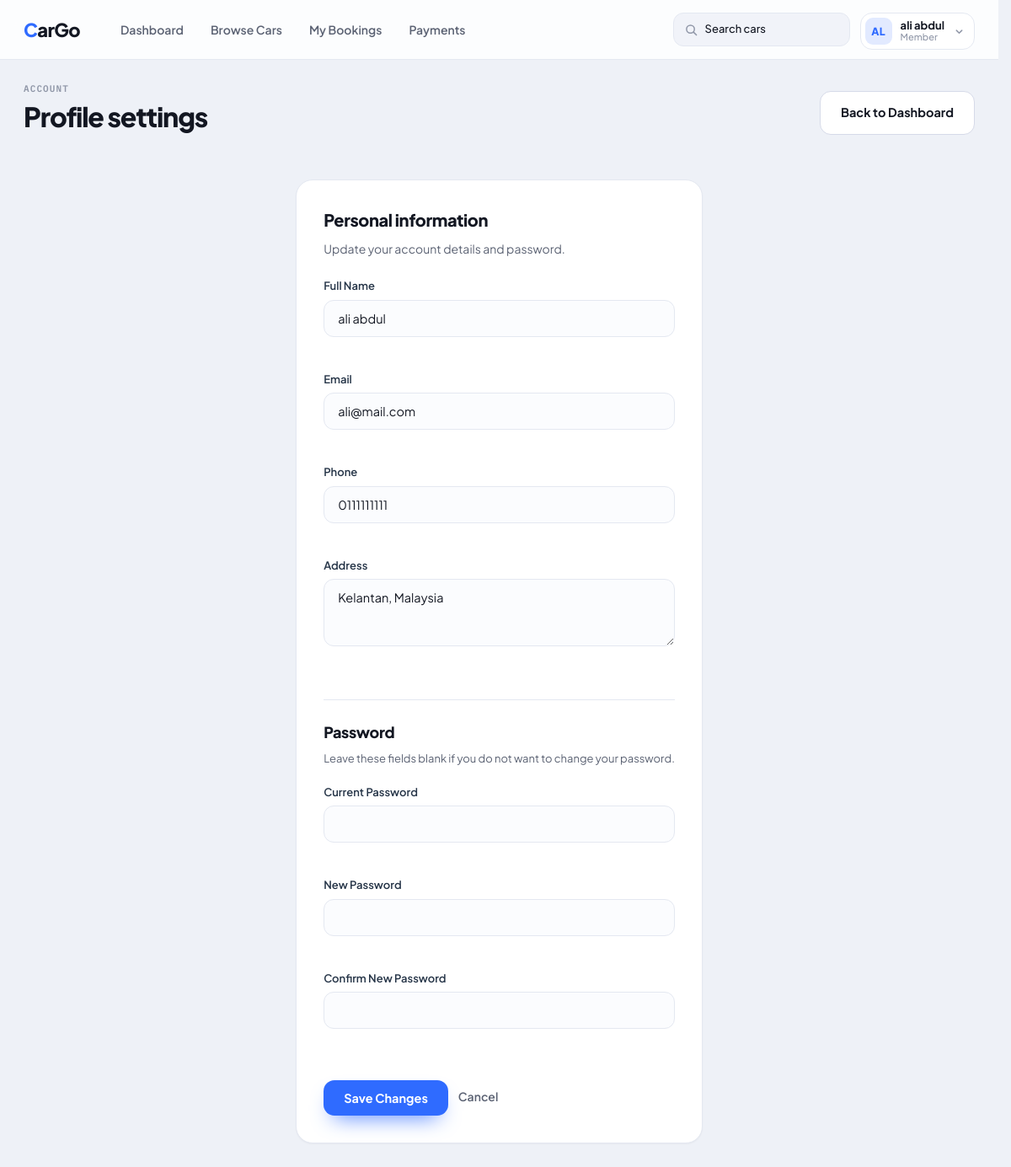
Screenshot of /customer/profile.php (signed in) with the database file from the repository.
### tables this page shows
CREATE TABLE IF NOT EXISTS `customers` (
  `id` int(11) NOT NULL AUTO_INCREMENT,
  `name` varchar(100) NOT NULL,
  `email` varchar(150) NOT NULL,
  `password` varchar(255) NOT NULL,
  `phone` varchar(30) DEFAULT NULL,
  `address` varchar(255) DEFAULT NULL,
  `status` enum('active','inactive','blocked') NOT NULL DEFAULT 'active',
  `created_at` datetime DEFAULT current_timestamp(),
  PRIMARY KEY (`id`),
  UNIQUE KEY `email` (`email`),
  KEY `idx_customers_status` (`status`)
);

### customer/profile.php (the view, shortened to what this page needs)
<?php
function h($value): string
{
    return htmlspecialchars((string) $value, ENT_QUOTES, 'UTF-8');
}
function loadCustomerProfile(mysqli $conn, int $customerId): ?array
{
    $stmt = $conn->prepare(
        'SELECT id, name, email, phone, address, password
         FROM customers
         WHERE id = ?
         LIMIT 1'
    );
    $stmt->bind_param('i', $customerId);
    $stmt->execute();
    $customer = $stmt->get_result()->fetch_assoc();
    return $customer ?: null;
}
$customerId = (int) ($_SESSION['customer_id'] ?? 0);
$name = '';
$email = '';
$phone = '';
$address = '';
try {
    $conn = getDbConnection();
    $customer = loadCustomerProfile($conn, $customerId);
    $name = (string) $customer['name'];
    $email = (string) $customer['email'];
    $phone = (string) ($customer['phone'] ?? '');
    $address = (string) ($customer['address'] ?? '');
} catch (InvalidArgumentException $e) {
    $error = $e->getMessage();
} catch (mysqli_sql_exception $e) {
    $error = 'Could not update your profile. Please check the database connection.';
}
?>
<?php
include '../includes/layout_top.php';
include 'header.php';
?>
<main class="dc-main">
    <header class="dc-h2-title" style="margin-bottom: 24px; display:flex; justify-content:space-between; align-items:center;">
        <div>
            <div class="dc-mono-subtitle small" style="margin-bottom:8px">Account</div>
            <h1 class="dc-h1" style="font-size:32px;">Profile settings</h1>
        </div>
        <a class="dc-btn-secondary" href="dashboard.php" style="background:#fff;">Back to Dashboard</a>
    </header>
    <div class="dc-card padded" style="max-width: 600px; margin: 0 auto;">
        <h2 class="dc-h2" style="font-size:20px; margin-bottom:8px;">Personal information</h2>
        <p class="dc-p" style="margin-bottom:24px; font-size:14px;">Update your account details and password.</p>
        <form method="post" action="profile.php">
            <div style="display:flex; flex-direction:column; gap:16px;">
                <label style="display:block;">
                    <span style="display:block; margin-bottom:6px; font-size:13px; font-weight:600;">Full Name</span>
                    <input type="text" id="name" name="name" value="<?php echo h($name); ?>" maxlength="100" autocomplete="name" required class="dc-input" style="width:100%;">
                </label>
                <label style="display:block;">
                    <span style="display:block; margin-bottom:6px; font-size:13px; font-weight:600;">Email</span>
                    <input type="email" id="email" name="email" value="<?php echo h($email); ?>" maxlength="150" autocomplete="email" required class="dc-input" style="width:100%;">
                </label>
                <label style="display:block;">
                    <span style="display:block; margin-bottom:6px; font-size:13px; font-weight:600;">Phone</span>
                    <input type="tel" id="phone" name="phone" value="<?php echo h($phone); ?>" maxlength="30" autocomplete="tel" class="dc-input" style="width:100%;">
                </label>
                <label style="display:block;">
                    <span style="display:block; margin-bottom:6px; font-size:13px; font-weight:600;">Address</span>
                    <textarea id="address" name="address" rows="3" maxlength="255" class="dc-input" style="width:100%; min-height:80px; resize:vertical;"><?php echo h($address); ?></textarea>
                </label>
            </div>
            <div style="margin-top:32px; padding-top:24px; border-top:1px solid #e4e8f1;">
                <h3 class="dc-h2" style="font-size:18px; margin-bottom:8px;">Password</h3>
                <p class="dc-p" style="margin-bottom:20px; font-size:13px;">Leave these fields blank if you do not want to change your password.</p>
                <div style="display:flex; flex-direction:column; gap:16px;">
                    <label style="display:block;">
                        <span style="display:block; margin-bottom:6px; font-size:13px; font-weight:600;">Current Password</span>
                        <input type="password" id="current_password" name="current_password" autocomplete="current-password" class="dc-input" style="width:100%;">
                    </label>
                    <label style="display:block;">
                        <span style="display:block; margin-bottom:6px; font-size:13px; font-weight:600;">New Password</span>
                        <input type="password" id="new_password" name="new_password" autocomplete="new-password" class="dc-input" style="width:100%;">
                    </label>
                    <label style="display:block;">
                        <span style="display:block; margin-bottom:6px; font-size:13px; font-weight:600;">Confirm New Password</span>
                        <input type="password" id="confirm_password" name="confirm_password" autocomplete="new-password" class="dc-input" style="width:100%;">
                    </label>
                </div>
            </div>
            <div style="margin-top:32px; display:flex; gap:12px; align-items:center;">
                <button type="submit" class="dc-btn-primary" style="padding:12px 24px;">Save Changes</button>
                <a href="dashboard.php" style="color:#5b6273; font-weight:600; font-size:14px; text-decoration:none;">Cancel</a>
            </div>
        </form>
    </div>
</main>
<?php include '../includes/layout_bottom.php'; ?>

### css/style.css (style rules this page uses)
:root { --primary-color: #f9c74f; --primary-color-hover: #f4b932; --primary-color-dark: #b58517; --primary-bg: #fff4d2; --primary-bg-light: #fff9e8; --secondary-color: #1f6fd1; --secondary-color-hover: #1656a8; --secondary-bg: #e8edf3; --text-color: #1d2733; --text-color-strong: #17212b; --text-muted: #546070; --border-color: #e2e8f0; --border-color-dark: #d8e0e8; --background-color: #edf2f7; --background-alt: #f8fafc; --surface-color: #ffffff; --success-color: #176b3a; --success-bg: #e7f7ee; --danger-color: #9f1d1d; --danger-color-strong: #b42318; --danger-color-hover: #8f1d14; --danger-bg: #ffe8e8; --dashboard-max-width: 1180px; --dashboard-page-padding: 28px; --dashboard-mobile-padding: 20px; }
* { box-sizing: border-box; margin: 0; padding: 0; }
html { scrollbar-gutter: stable; }
body { width: 100%; min-height: 100vh; overflow-y: scroll; font-family: 'Inter', -apple-system, BlinkMacSystemFont, "Segoe UI", Roboto, Helvetica, Arial, sans-serif; color: var(--text-color); background-color: var(--background-color); line-height: 1.5; -webkit-font-smoothing: antialiased; -moz-osx-font-smoothing: grayscale; }
form { display: flex; flex-direction: column; }
label { margin-bottom: 7px; font-weight: bold; color: #253447; }
input, select, textarea { width: 100%; margin-bottom: 18px; padding: 13px 14px; border: 1px solid var(--border-color); border-radius: 6px; color: var(--text-color); font-family: Arial, sans-serif; font-size: 15px; }
textarea { resize: vertical; }
button { margin-top: 4px; padding: 14px; border: none; border-radius: 6px; background: var(--primary-color); color: var(--text-color-strong); font-size: 16px; font-weight: bold; cursor: pointer; }

### css/template.css (style rules this page uses)
:root { --accent: #2f6bff; --r: 20px; --cardpad: 32px; }
* { box-sizing: border-box; }
html, body { margin: 0; }
body { background: #eef1f7; font-family: 'Plus Jakarta Sans', system-ui, -apple-system, sans-serif; color: #131722; min-height: 100vh; -webkit-font-smoothing: antialiased; }
a { text-decoration: none; color: inherit; }
.dc-main { max-width: 1240px; margin: 0 auto; padding: 26px 28px 60px; display: flex; flex-direction: column; gap: 18px; }
.dc-card { background: #ffffff; border: 1px solid #e4e8f1; border-radius: var(--r); padding: 22px; display: flex; flex-direction: column; box-shadow: 0 1px 2px rgba(19, 23, 34, 0.04); }
.dc-card.padded { padding: var(--cardpad); }
.dc-mono-subtitle { font-family: 'IBM Plex Mono', monospace; font-size: 12px; font-weight: 600; letter-spacing: 0.14em; text-transform: uppercase; color: var(--accent); margin-bottom: 18px; }
.dc-mono-subtitle.small { font-size: 11px; letter-spacing: 0.1em; color: #9097a8; margin-bottom: 0; }
.dc-h1 { margin: 0 0 16px; font-size: clamp(34px, 4vw, 46px); line-height: 1.04; font-weight: 800; letter-spacing: -0.035em; }
.dc-p { margin: 0 0 28px; font-size: 16px; line-height: 1.6; color: #5b6273; text-wrap: pretty; }
.dc-h2 { margin: 0; font-size: 21px; font-weight: 800; letter-spacing: -0.02em; }
.dc-h2-title { display: flex; align-items: flex-start; justify-content: space-between; margin-bottom: 22px; }
.dc-btn-primary { background: var(--accent); color: #fff; border: none; padding: 14px 24px; border-radius: 13px; font-family: inherit; font-weight: 700; font-size: 14.5px; cursor: pointer; box-shadow: 0 12px 26px -12px var(--accent); transition: filter 0.2s ease; display: inline-flex; align-items: center; justify-content: center; }
.dc-btn-secondary { background: #ffffff; color: #131722; border: 1px solid #d6dae8; padding: 14px 24px; border-radius: 13px; font-family: inherit; font-weight: 700; font-size: 14.5px; cursor: pointer; transition: background 0.2s ease; display: inline-flex; align-items: center; justify-content: center; }
.dc-input, .dc-select, .dc-textarea { width: 100%; padding: 12px 16px; border-radius: 12px; border: 1px solid #e4e8f1; background: #fbfcfe; font-family: inherit; font-size: 14.5px; color: #131722; transition: border-color 0.2s, box-shadow 0.2s; }

### rows the page displays
customers: name "ali abdul", email "ali@mail.com", phone "0111111111", address "Kelantan, Malaysia"

### other values shown
$avatarLetters "AL"
$customerDisplayName "ali abdul"
